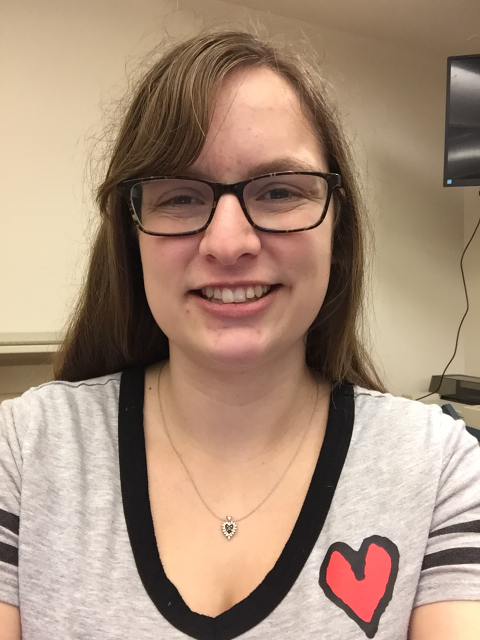
%> input picture Lab4/portrait.jpg, 960 x 1280 px (shown at 1/2 size)
$ octave ee152_lab4.m   (GNU Octave 9; MATLAB toolbox functions it lacks are replaced by stand-ins)
%> lines starting %> are read from the running program, lines starting %| are printed output that depends on the picture
%% EE 152 Lab4: Multiscale Representation and Image Enhancements - Victoria Hall, 861154075

%% L4.1 Multiscale image representation:
% Part a

G = imread('portrait.jpg');
%> G is the input picture: size 1280x960x3 uint8; mean R, G, B 168.9, 143.3, 123.3
G_gray = rgb2gray(G);
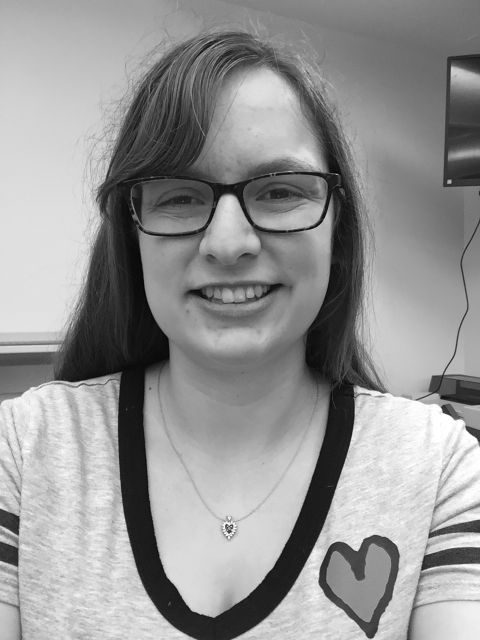
%> G_gray: size 1280x960 uint8 (shown at 1/2 size); min 1, max 255, mean 148.7

figure;
imshow(G_gray, 'InitialMagnification', 'fit');
title('Portrait Image');

G0 = imresize(G_gray, [256 256]);

figure;
imshow(G0, 'InitialMagnification', 'fit');
title('Portrait Resized to 256x256');

% [7 lines of commented-out code are left out]

figure;
bar(hist(double(G0(:)),255));
title('Histogram of Image');
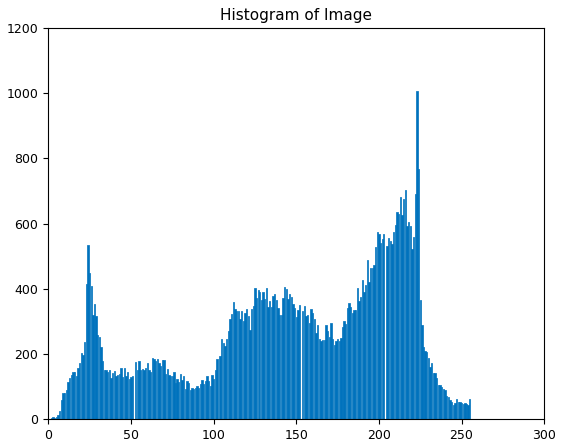
%> figure redrawn from the program's plot data; tallest bar 1006 high, from x = 222.6 to 223.4

%%
% Part b

g = fspecial('gaussian', 128, 1.7); % filter of half image size
g_pad = padarray(g, [64 64]);   % zero padding to make filter 256x256
g_fft = fftshift(fft2(g_pad));
% g_pad = padarray(g_pad, [1 1], 'replicate', 'post');
% G0_filt = imfilter(G0, g_pad);

figure;
imagesc(g_pad);
title('Gaussian Filter Plot');
figure;
imagesc(log(abs(g_fft)));
title('Magnitude of Gaussian Filter Fourier Transform');
figure;
imagesc(angle(g_fft));
title('Angle of Gaussian Filter Fourier Transform');

%%
% Part c

g1 = g_pad;
g2 = conv2(g_pad, g_pad);
g3 = conv2(g2, g_pad);

G1 = imfilter(G0, g1);   % blurred image
G1_fft = fftshift(fft2(G1));
G1_size = imresize(G1, [128 128]);

figure;
imshow(G1, 'InitialMagnification', 'fit');
title('Blurred Image G1');
figure;
imagesc(log(abs(G1_fft)));
title('Blurred Image G1 Fourier Transform Magnitude');
figure;
imshow(G1_size, 'InitialMagnification', 'fit');
title('G1 Scaled to 128x128');

G2 = imfilter(G1, g2);   % blurred image
G2_fft = fftshift(fft2(G2));
G2_size = imresize(G2, [64 64]);

figure;
imshow(G2, 'InitialMagnification', 'fit');
title('Blurred Image G2');
figure;
imagesc(log(abs(G2_fft)));
title('Blurred Image G2 Fourier Transform Magnitude');
figure;
imshow(G2_size, 'InitialMagnification', 'fit');
title('G2 Scaled to 64x64');

G3 = imfilter(G2, g3);   % blurred image
G3_fft = fftshift(fft2(G3));
G3_size = imresize(G3, [32 32]);
%> this loop made 3 passes; what is shown inside it comes from the first

figure;
imshow(G3, 'InitialMagnification', 'fit');
title('Blurred Image G3');
figure;
imagesc(log(abs(G3_fft)));
title('Blurred Image G3 Fourier Transform Magnitude');
figure;
imshow(G3_size, 'InitialMagnification', 'fit');
title('G3 Scaled to 32x32');

%%
% Part d

L0 = imsubtract(G0, G1);
L1 = imsubtract(G1, G2);
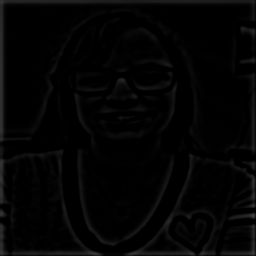
%> L1: size 256x256 uint8; min 0, max 64, mean 4
L2 = imsubtract(G2, G3);

L0_fft = fftshift(fft2(L0));
L1_fft = fftshift(fft2(L1));
L2_fft = fftshift(fft2(L2));

L0_size = imresize(L0, [128 128]);
L1_size = imresize(L1, [64 64]);
L2_size = imresize(L2, [32 32]);

figure;
imshow(L0, 'InitialMagnification', 'fit');
title('L0 Image');
figure;
imagesc(log(abs(L0_fft)));
title('L0 Fourier Transform Magnitude');
figure;
imshow(L0_size, 'InitialMagnification', 'fit');
title('L0 Scaled to 128x128');

figure;
imshow(L1, 'InitialMagnification', 'fit');
title('L1 Image');
figure;
imagesc(log(abs(L1_fft)));
title('L1 Fourier Transform Magnitude');
figure;
imshow(L1_size, 'InitialMagnification', 'fit');
title('L1 Scaled to 64x64');

figure;
imshow(L2, 'InitialMagnification', 'fit');
title('L2 Image');
figure;
imagesc(log(abs(L2_fft)));
title('L2 Fourier Transform Magnitude');
figure;
imshow(L2_size, 'InitialMagnification', 'fit');
title('L2 Scaled to 32x32');

%%
% Part e

C = zeros(256,256,3);
for i = 1:3
    if i == 1
        [CA1, CH1, CV1, CD1] = dwt2(G0, 'haar', 'mode', 'per');
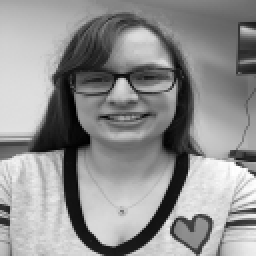
%> CA1: size 128x128 double (shown 2 times larger); min 19, max 510, mean 297.4; drawn with min black and max white
        CT1 = [CA1 CV1; CH1 CD1];
    elseif i == 2
        [CA2, CH2, CV2, CD2] = dwt2(CA1, 'haar', 'mode', 'per');
        CT2 = [CA2 CV2; CH2 CD2];
        CT1 = [CT2 CV1; CH1 CD1];
    elseif i ==3
        [CA3, CH3, CV3, CD3] = dwt2(CA2, 'haar', 'mode', 'per');
        CT3 = [CA3 CV3; CH3 CD3];
        CT2 = [CT3 CV2; CH2 CD2];
        CT1 = [CT2 CV1; CH1 CD1];
    end
    C(:,:,i) = CT1;
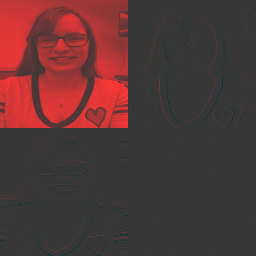
%> C: size 256x256x3 double; mean R, G, B 74.4, 0, 0; drawn with min black and max white
    figure;
    colormap gray;
    imagesc(C(:,:,i));
    title(['Wavelet Coefficients Plot ' num2str(i)]);
end

%%
% Part f

CAt2 = idwt2(CA3, CH3, CV3, CD3, 'haar', 'mode', 'per');
CAt1 = idwt2(CAt2, CH2, CV2, CD2, 'haar', 'mode', 'per');
CAt0 = idwt2(CAt1, CH1, CV1, CD1, 'haar', 'mode', 'per');

figure;
colormap gray;
imagesc(CAt0);
title('Image Reconstructed from Wavelet Coefficients');

%%
% Part g

z32 = zeros(32,32);
z64 = zeros(64,64);
z128 = zeros(128,128);

% for CA3
CAt2 = idwt2(CA3, z32, z32, z32, 'haar', 'mode', 'per');
CAt1 = idwt2(CAt2, z64, z64, z64, 'haar', 'mode', 'per');
CAt0 = idwt2(CAt1, z128, z128, z128, 'haar', 'mode', 'per');
CAt0_fft = fftshift(fft2(CAt0));

figure;
colormap gray;
imagesc(CAt0);
title('Reconstructed Image Using CA3');
figure;
imagesc(log(abs(CAt0_fft)));
title('Fourier Transform Magnitude For Reconstructed Image Using CA3');

% for CH3
CAt2 = idwt2(z32, CH3, z32, z32, 'haar', 'mode', 'per');
CAt1 = idwt2(CAt2, z64, z64, z64, 'haar', 'mode', 'per');
CAt0 = idwt2(CAt1, z128, z128, z128, 'haar', 'mode', 'per');
CAt0_fft = fftshift(fft2(CAt0));

figure;
colormap gray;
imagesc(CAt0);
title('Reconstructed Image Using CH3');
figure;
imagesc(log(abs(CAt0_fft)));
title('Fourier Transform Magnitude For Reconstructed Image Using CH3');

% for CV3
CAt2 = idwt2(z32, z32, CV3, z32, 'haar', 'mode', 'per');
CAt1 = idwt2(CAt2, z64, z64, z64, 'haar', 'mode', 'per');
CAt0 = idwt2(CAt1, z128, z128, z128, 'haar', 'mode', 'per');
CAt0_fft = fftshift(fft2(CAt0));

figure;
colormap gray;
imagesc(CAt0);
title('Reconstructed Image Using CV3');
figure;
imagesc(log(abs(CAt0_fft)));
title('Fourier Transform Magnitude For Reconstructed Image Using CV3');

% for CD3
CAt2 = idwt2(z32, z32, z32, CD3, 'haar', 'mode', 'per');
CAt1 = idwt2(CAt2, z64, z64, z64, 'haar', 'mode', 'per');
CAt0 = idwt2(CAt1, z128, z128, z128, 'haar', 'mode', 'per');
CAt0_fft = fftshift(fft2(CAt0));

figure;
colormap gray;
imagesc(CAt0);
title('Reconstructed Image Using CD3');
figure;
imagesc(log(abs(CAt0_fft)));
title('Fourier Transform Magnitude For Reconstructed Image Using CD3');

% for CH2
CAt1 = idwt2(z64, CH2, z64, z64, 'haar', 'mode', 'per');
CAt0 = idwt2(CAt1, z128, z128, z128, 'haar', 'mode', 'per');
CAt0_fft = fftshift(fft2(CAt0));

figure;
colormap gray;
imagesc(CAt0);
title('Reconstructed Image Using CH2');
figure;
imagesc(log(abs(CAt0_fft)));
title('Fourier Transform Magnitude For Reconstructed Image Using CH2');

% for CV2
CAt1 = idwt2(z64, z64, CV2, z64, 'haar', 'mode', 'per');
CAt0 = idwt2(CAt1, z128, z128, z128, 'haar', 'mode', 'per');
CAt0_fft = fftshift(fft2(CAt0));

figure;
colormap gray;
imagesc(CAt0);
title('Reconstructed Image Using CV2');
figure;
imagesc(log(abs(CAt0_fft)));
title('Fourier Transform Magnitude For Reconstructed Image Using CV2');
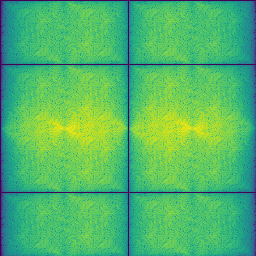
%> displayed picture: size 256x256x3, on the screen's scale of 0 to 255; mean R, G, B 80.6, 183.6, 105.6

% for CD2
CAt1 = idwt2(z64, z64, z64, CD2, 'haar', 'mode', 'per');
CAt0 = idwt2(CAt1, z128, z128, z128, 'haar', 'mode', 'per');
CAt0_fft = fftshift(fft2(CAt0));

figure;
colormap gray;
imagesc(CAt0);
title('Reconstructed Image Using CD2');
figure;
imagesc(log(abs(CAt0_fft)));
title('Fourier Transform Magnitude For Reconstructed Image Using CD2');

% for CH1
CAt0 = idwt2(z128, CH1, z128, z128, 'haar', 'mode', 'per');
CAt0_fft = fftshift(fft2(CAt0));

figure;
colormap gray;
imagesc(CAt0);
title('Reconstructed Image Using CH1');
figure;
imagesc(log(abs(CAt0_fft)));
title('Fourier Transform Magnitude For Reconstructed Image Using CH1');

% for CV1
CAt0 = idwt2(z128, z128, CV1, z128, 'haar', 'mode', 'per');
CAt0_fft = fftshift(fft2(CAt0));

figure;
colormap gray;
imagesc(CAt0);
title('Reconstructed Image Using CV1');
figure;
imagesc(log(abs(CAt0_fft)));
title('Fourier Transform Magnitude For Reconstructed Image Using CV1');

% for CD1
CAt0 = idwt2(z128, z128, z128, CD1, 'haar', 'mode', 'per');
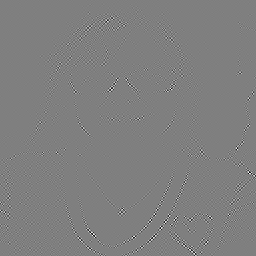
%> CAt0: size 256x256 double; min -27.5, max 27.5, mean 0; drawn with min black and max white
CAt0_fft = fftshift(fft2(CAt0));

figure;
colormap gray;
imagesc(CAt0);
title('Reconstructed Image Using CD1');
figure;
imagesc(log(abs(CAt0_fft)));
title('Fourier Transform Magnitude For Reconstructed Image Using CD1');
